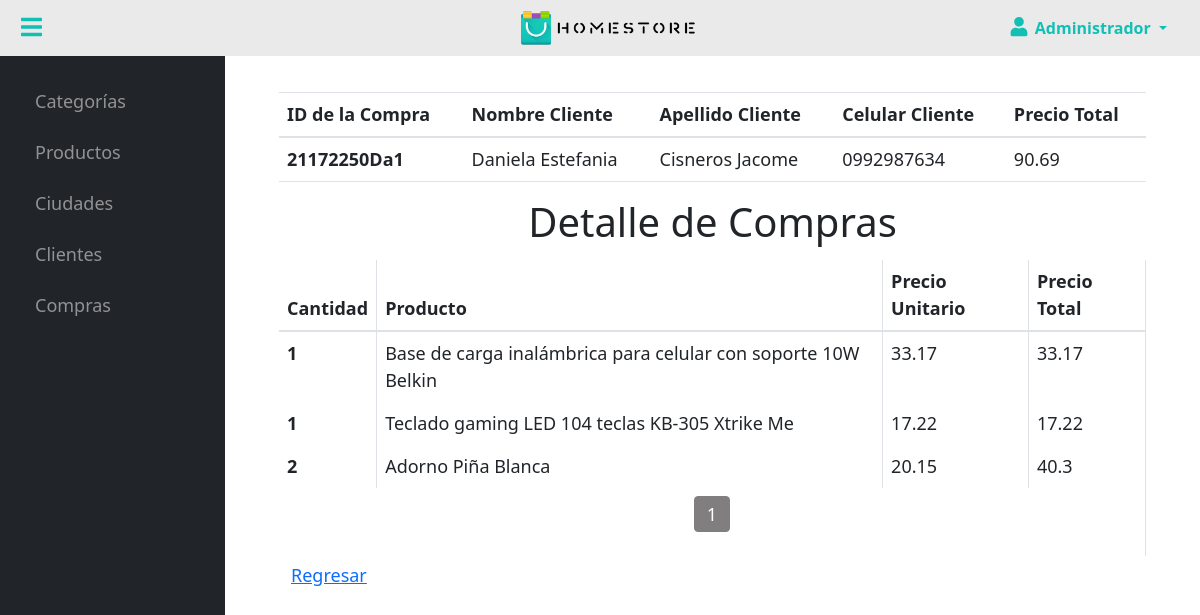
Screenshot of /administracion/VisualizarComprasDetalle.php?id=21172250Da1 (signed in) with the database file from the repository.
### tables this page shows
CREATE TABLE `detallecompras` (
  `id_detalleCompra` int(11) NOT NULL,
  `compras_id_compra` varchar(15) NOT NULL,
  `cantidad_detalleCompra` int(11) NOT NULL,
  `productos_id_producto` int(11) NOT NULL
);

CREATE TABLE `compras` (
  `id_compra` varchar(15) NOT NULL,
  `fecha_compra` datetime NOT NULL,
  `estado_compra` enum('Atendido','Pendiente') NOT NULL DEFAULT 'Pendiente',
  `precioFinal_compra` decimal(10,2) NOT NULL,
  `clientes_id_cliente` int(11) NOT NULL
);

CREATE TABLE `clientes` (
  `id_cliente` int(11) NOT NULL,
  `ciudades_id_ciudad` int(11) NOT NULL,
  `nombres_cliente` varchar(50) NOT NULL,
  `apellidos_cliente` varchar(50) NOT NULL,
  `cod_cliente` varchar(26) NOT NULL,
  `celular_cliente` varchar(10) NOT NULL,
  `direccion_cliente` varchar(90) NOT NULL,
  `correo_cliente` varchar(30) NOT NULL,
  `contraseña_cliente` varchar(100) NOT NULL
);

CREATE TABLE `productos` (
  `id_producto` int(11) NOT NULL,
  `descripcionCorta_producto` text NOT NULL,
  `foto_producto` varchar(25) NOT NULL,
  `descripcionLarga_producto` text NOT NULL,
  `precio_producto` decimal(10,2) NOT NULL,
  `habilitado_producto` tinyint(1) NOT NULL,
  `categorias_id_categoria` int(11) NOT NULL
);

### administracion/VisualizarComprasDetalle.php (the view, shortened to what this page needs)
<?php
require_once('funciones.php');
if (isset($_GET['pagina']))
	$pagina=$_GET['pagina'];
else
	$pagina=0;
$id=$_GET['id'];
$sql="SELECT * FROM detallecompras WHERE compras_id_compra='".$id."'";
$cursor = $conn->prepare($sql);
$cursor ->execute();
$inicio=$pagina*$MaxReg;
$resultado=$cursor->fetchAll();
$totalRegistros = count($resultado);
$totalPaginas=ceil($totalRegistros/$MaxReg)-1;
$sql2="SELECT * FROM detallecompras INNER JOIN compras on detallecompras.compras_id_compra = compras.id_compra INNER JOIN clientes on compras.clientes_id_cliente = clientes.id_cliente INNER JOIN productos on detallecompras.productos_id_producto = productos.id_producto WHERE compras_id_compra='".$id."' LIMIT ".$inicio.",".$MaxReg;
?>
<!DOCTYPE html>
<html>
<head>
	<link href="styles.css" rel="stylesheet" />
	<link href="https://cdn.jsdelivr.net/npm/bootstrap@5.1.3/dist/css/bootstrap.min.css" rel="stylesheet">
	<link href="https://cdn.datatables.net/1.10.20/css/dataTables.bootstrap4.min.css" rel="stylesheet">
	<link rel="stylesheet" href="https://cdn.jsdelivr.net/npm/bootstrap-icons@1.6.1/font/bootstrap-icons.css">
</head>
<body class="sb-nav-fixed" >
	<?php include("nav.php"); ?>
	<div id="layoutSidenav" style="margin:2em; margin-left: 3em; margin-right: 3em">
		<div id="layoutSidenav_content">
			<main>
				<table class="table " width="100%" cellspacing="0">
					<thead>
						<tr>
							<th>ID de la Compra</th>
							<th>Nombre Cliente</th>
							<th>Apellido Cliente</th>
							<th>Celular Cliente</th>
							<th>Precio Total</th>
						</tr>
					</thead>
					<tbody>
						<tr>
							<?php
							try{
								$bandera=0;
								$cursor = $conn->query($sql2);
								foreach ($cursor as $fila)
								{
									?>
									<tr>
										<th><?= $fila["id_compra"] ?></th>
										<td><?= $fila["nombres_cliente"] ?></td>
										<td><?= $fila["apellidos_cliente"] ?></td>
										<td><?= $fila["celular_cliente"] ?></td>
										<td><?= $fila["precioFinal_compra"] ?></td>
									</tr>
									<?php
									$bandera++;
									if ($bandera==1)
										break;
								}
							}
							catch (PDOException $e)
							{
								echo("Error: ".$e->getMessage()."<br/>");
							}
							?>
						</tbody>
					</table>
					<h1><center>Detalle de Compras</center></h1>
					<div class="table-responsive">
						<table class="table table-bordered" id="dataTable" width="100%" cellspacing="0">
							<thead>
								<tr>
									<th scope="col">Cantidad</th>
									<th scope="col">Producto</th>
									<th scope="col">Precio Unitario</th>
									<th scope="col">Precio Total</th>
								</tr>
							</thead>
							<tbody>
								<?php
								try{
									$cursor = $conn->query($sql2);
									foreach ($cursor as $fila)
									{
										?>
										<tr>
											<th><?= $fila["cantidad_detalleCompra"] ?></th>
											<td><?= $fila["descripcionCorta_producto"] ?></td>
											<td><?= $fila["precio_producto"] ?></td>
											<td><?= round($fila["precio_producto"]*$fila["cantidad_detalleCompra"],2) ?></td>
										</tr>
										<?php
									}
								}
								catch (PDOException $e)
								{
									echo("Error: ".$e->getMessage()."<br/>");
								}
								?>
								<tr>
									<td colspan="4">
										<ul class="pagination justify-content-center"><?php Paginamiento($pagina,$totalPaginas, $MaxReg, "VisualizarComprasDetalle.php?id=".$id."&")?></ul>
									</td>
								</tr>
							</tbody>
						</table>
					</div>
					<div class="col-1"><a href="Administracion.php">Regresar</a></div></div>
			</div>
	</body>
	</html>

### rows the page displays
detallecompras: compras_id_compra.id_compra "21172250Da1", clientes.nombres_cliente "Daniela Estefania", clientes.apellidos_cliente "Cisneros Jacome", clientes.celular_cliente "0992987634", compras_id_compra.precioFinal_compra "90.69", cantidad_detalleCompra "1", productos_id_producto.descripcionCorta_producto "Base de carga inalámbrica para celular con soporte 10W Belkin", productos_id_producto.precio_producto "33.17", $fila['precio_producto']*$fila['cantidad_detalleCompra'] "33.17"
detallecompras: cantidad_detalleCompra "1", productos_id_producto.descripcionCorta_producto "Teclado gaming LED 104 teclas KB-305 Xtrike Me", productos_id_producto.precio_producto "17.22", $fila['precio_producto']*$fila['cantidad_detalleCompra'] "17.22"
detallecompras: cantidad_detalleCompra "2", productos_id_producto.descripcionCorta_producto "Adorno Piña Blanca", productos_id_producto.precio_producto "20.15", $fila["precio_producto"]*$fila["cantidad_detalleCompra"] "40.3"
